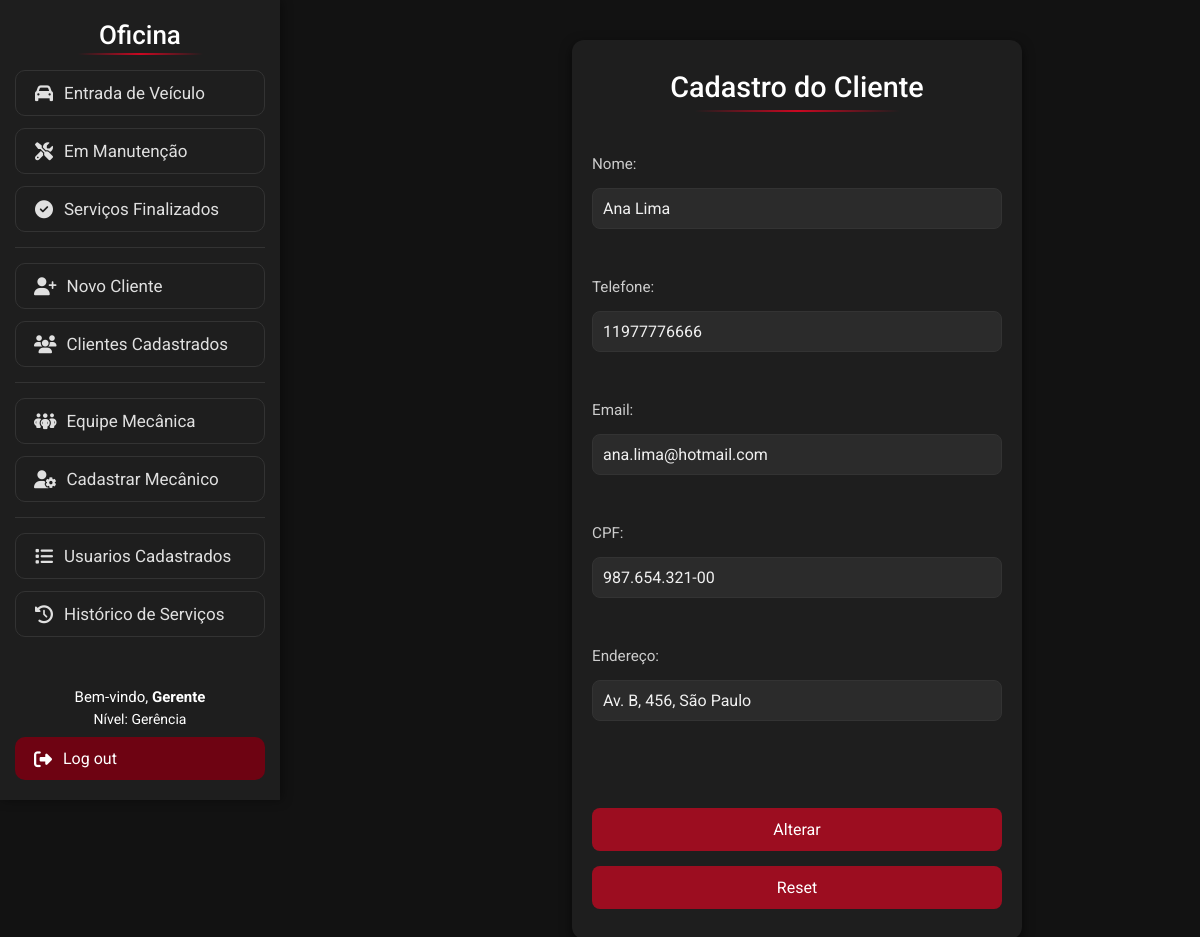
Screenshot of /Visao/AlterarCliente.php?idex=2 (signed in) with the database file from the repository.
### tables this page shows
create table cliente (
idCliente int auto_increment primary key,
nome varchar(80) not null,
telefone varchar(80) not null,
email varchar(120) not null,
cpf varchar(14) not null unique,
endereco varchar(200) not null,
dataCadastro datetime default current_timestamp
);

### Modelo/DAO/ClassClienteDAO.php (called while the page is built, shortened)
<?php
class ClassClienteDAO
{
    public function buscarCliente($id)
    {
        try {
            $pdo = Conexao::getInstance();
            $sql = "SELECT * FROM cliente WHERE idCliente =:id";
            $stmt = $pdo->prepare($sql);
            $stmt->bindValue(':id', $id);
            $stmt->execute();
            return $stmt->fetch(PDO::FETCH_ASSOC);
        } catch (PDOException $exc) {
            echo $exc->getMessage();
        }
    }
}

### Visao/AlterarCliente.php (the view, shortened to what this page needs)
<!DOCTYPE html>
<html lang="en">
<head>
    <link href="css/form.css" rel="stylesheet">
</head>
<body>
    <?php
    include 'Menu.php';
    require '../Modelo/DAO/ClassClienteDAO.php';
    $id = @$_GET['idex'];
    $clienteDao = new ClassClienteDAO();
    $novoCliente = $clienteDao->buscarCliente($id);
    ?>
    <div class="container">
        <h1>Cadastro do Cliente</h1>
        <br>
        <form method="post" action="../Controle/ControleCliente.php?ACAO=alterarCliente" enctype="multipart/form-data">
            <label for="nome">Nome:</label>
            <input type="text" name="nome" id="nome" value="<?php echo $novoCliente['nome'] ?>" /><br>
            <label for="telefone">Telefone:</label>
            <input type="text" name="telefone" id="telefone" value="<?php echo $novoCliente['telefone'] ?>"><br>
            <label for="email">Email:</label>
            <input type="email" name="email" id="email" value="<?php echo $novoCliente['email'] ?>"><br>
            <label for="cpf">CPF:</label>
            <input type="text" name="cpf" id="cpf" value="<?php echo $novoCliente['cpf'] ?>"><br>
            <label for="endereco">Endereço:</label>
            <input type="text" name="endereco" id="endereco" value="<?php echo $novoCliente['endereco'] ?>"><br>
            <br> <br>
            <button type="submit">Alterar</button>
            <button type="reset">Reset</button>
        </form>
    </div>
</body>
</html>

### Visao/css/form.css (style rules this page uses)
* { box-sizing: border-box; font-family: 'Roboto', sans-serif; margin: 0; padding: 0; }
body { background-color: #121212; color: #e0e0e0; padding: 40px; margin-left: 280px; }
.container { background: #1e1e1e; padding: 30px 20px; border-radius: 12px; box-shadow: 0 4px 12px rgba(0, 0, 0, 0.6); width: 100%; max-width: 450px; min-width: 280px; text-align: center; margin-left: 30%; }
.container h1 { color: white; margin-bottom: 1.5rem; font-weight: 500; font-size: 1.8rem; text-align: center; position: relative; padding-bottom: 0.5rem; }
.container h1::after { content: ''; position: absolute; bottom: 0; left: 25%; width: 50%; height: 2px; background: linear-gradient(90deg, transparent, #ff0022c4, transparent); }
form { display: flex; flex-direction: column; gap: 15px; }
label { text-align: left; color: #cccccc; font-size: 0.95rem; }
input[type="text"], input[type="password"], input[type="email"], input[type="number"], input[type="file"] { padding: 10px; border: 1px solid #333; border-radius: 8px; width: 100%; background-color: #2b2b2b; color: #f0f0f0; font-size: 1rem; }
input::placeholder { color: #888; }
button { padding: 12px; border: none; border-radius: 8px; background-color: #ff00228f; color: white; font-size: 16px; cursor: pointer; transition: background-color 0.2s ease; width: 100%; }

### rows the page displays
cliente: nome "Ana Lima", telefone "11977776666", email "ana.lima@hotmail.com", cpf "987.654.321-00", endereco "Av. B, 456, São Paulo"

### other values shown
$_SESSION['login'] "Gerente"
